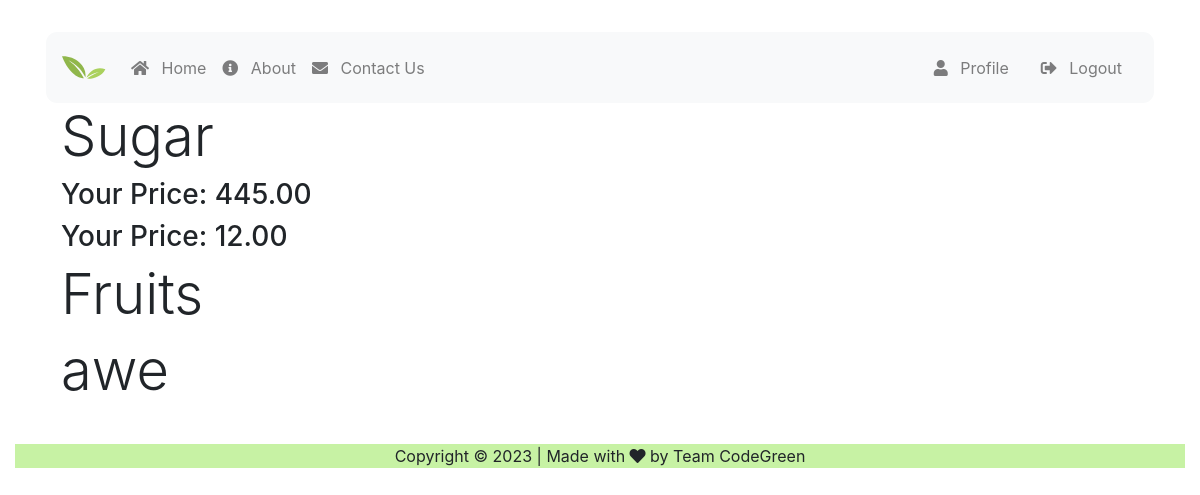
The page /products/ (signed in) on the database its author committed.
### users/models.py (models this page shows, shortened)
class Product(models.Model):
    name = models.CharField(max_length=100)

### users/views.py (the view)
# urls.py: path('products/', views.product_list_view, name='products'),
def product_list_view(request):
    products = Product.objects.all()
    user_prices = None
    user_price_form = None
    if request.user.is_authenticated:
        if not request.user.is_staff:
            user_price_form = UserPriceForm(request.POST or None)
            if request.method == 'POST' and user_price_form.is_valid():
                user_price = user_price_form.cleaned_data['price']
                product = user_price_form.cleaned_data['product']
                UserPrice.objects.update_or_create(user=request.user, product=product, defaults={'price': user_price})
        else:
            user_prices = UserPrice.objects.filter(user__is_staff=False, product__in=products).values_list('product_id', 'price')
    return render(request, 'users/product_list.html', {'products': products, 'user_prices': user_prices, 'user_price_form': user_price_form})

### users/templates/users/product_list.html (shortened to what this page needs)
{% extends "users/base.html" %}
{% load static %}
{% block content %}
<div class="container">
    {% for product in products %}
        <h1 class="display-4">{{ product.name }}</h1>
        {% if user_prices %}
            {% for user_product_id, user_price in user_prices %}
                {% if user_product_id == product.pk %}
                    <h3>Your Price: {{ user_price }}</h3>
                {% endif %}
            {% endfor %}
        {% endif %}
    {% endfor %}
</div>
{% endblock %}

### static/styles/base.css (style rules this page uses)
body { background-image: url("https://jooinn.com/images/leaf-background-2.jpg"); background-repeat: repeat-y; background-attachment: fixed; background-size: cover; }

### rows shown on the page
Product: name "Sugar", user_prices "445.00" "12.00"
Product: name "Fruits"
Product: name "awe"
